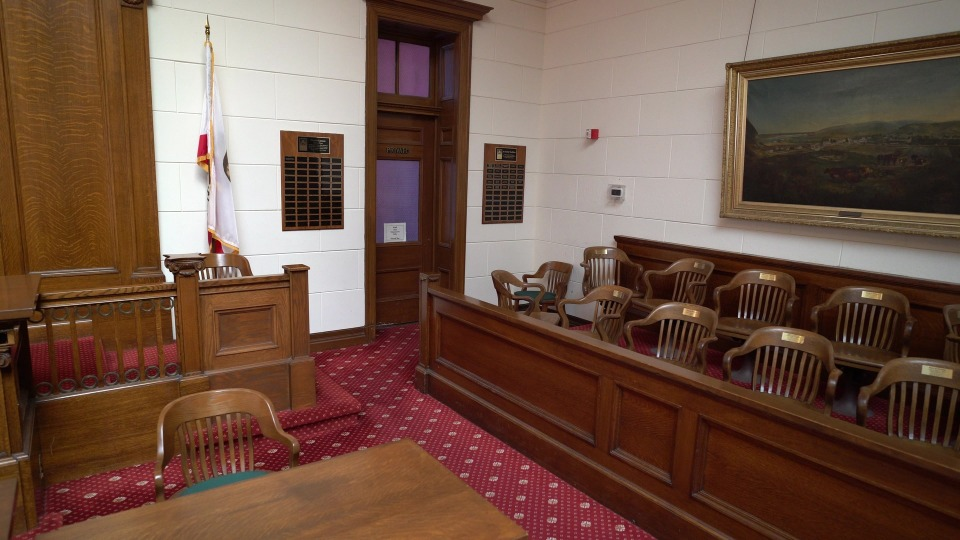
#> input picture data/Q1/im_courtroom_00086_left.jpg, 960 x 540 px
$ python Q1.py
#> lines starting #> are read from the running program, lines starting #| are printed output that depends on the picture; after the words box and inside, x2 and y2 are one past the last pixel; in counts of white or black regions, pixels touching at a corner belong together
### utils.py
import numpy as np


class ShapeError(Exception):
    def __init__(self, x):
        self.x = x

    def __str__(self):
        return self.x


def fundamental_matrix(*args, normalize):
    try:
        x1, x2, npts = process_input_pointpairs(args)
        F = eight_point_algorithm(x1, x2, normalize=normalize)
        return F
    except ShapeError as e:
        print('ShapeError, exception message:', e)
        return None


def process_input_pointpairs(args):
    if len(args) == 2:
        x1 = args[0]
        x2 = args[1]
        if not x1.shape == x2.shape:
            raise ShapeError('the two arguments should have same size')

        if not x1.ndim == 2:
            raise ShapeError('Each input has to be a 2D array')

        npts = max(x1.shape)
        d = min(x1.shape)
        if npts < 8:
            raise ShapeError('At least 8 points are needed to compute the fundamental matrix')

        if d == 2:
            if 2 == x1.shape[0]:  # input is a fat matrix
                x1 = np.r_[x1, np.ones((1, npts))]
                x2 = np.r_[x2, np.ones((1, npts))]
            else:  # input is a tall matrix
                x1 = np.r_[x1.T, np.ones((1, npts))]
                x2 = np.r_[x2.T, np.ones((1, npts))]
        elif d == 3:
            if 3 == x1.shape[1]:  # input is a tall matrix
                x1 = x1.T
                x2 = x2.T
        else:
            raise ShapeError('x1 and x2 must be 2xN or Nx2 or 3xN or Nx3')

    elif len(args) == 1:
        if not args[0].ndim == 2:
            raise ShapeError('Each input has to be a 2D array')
        npts = max(args[0].shape)
        d = min(args[0].shape)
        if npts < 8:
            raise ShapeError('At least 8 points are needed to compute the fundamental matrix')
        if d == 4:
            if 4 == args[0].shape[0]:  # input is a fat matrix
                x1 = np.r_[args[0][0:2], np.ones((1, npts))]
                x2 = np.r_[args[0][2:4], np.ones((1, npts))]
            else:  # input is a tall matrix
                x1 = np.r_[args[0][:, 0:2].T, np.ones((1, npts))]
                x2 = np.r_[args[0][:, 2:4].T, np.ones((1, npts))]
        elif d == 6:
            if 6 == args[0].shape[0]:  # input is a tall matrix
                x1 = args[0][0:3]
                x2 = args[0][3:6]
            else:
                x1 = args[0][:, 0:3].T
                x2 = args[0][:, 3:6].T
        else:
            raise ShapeError('Single argument x must be 4xN or Nx4 or 6xN or Nx6')
    else:
        raise ShapeError('Wrong number of arguments supplied')

    return x1, x2, npts


def eight_point_algorithm(x1, x2, normalize):
    if normalize:
        # perform the normalization (translation and scaling)
        x1, T1 = normalize2dpts(x1)
        x2, T2 = normalize2dpts(x2)

    # assemble the constraint matrix
    A = constraint_matrix(x1, x2)

    # A*vec(F) = 0 implies that the fundamental matrix F can be extracted from
    # singular vector of V corresponding to smallest singular value
    (U, S, V) = np.linalg.svd(A)
    V = V.conj().T
    F = V[:, 8].reshape(3, 3).copy()

    # recall that F should be of rank 2, do the lower-rank approximation by svd
    (U, D, V) = np.linalg.svd(F)
    F = np.dot(np.dot(U, np.diag([D[0], D[1], 0])), V)

    if normalize:
        # denormalize
        F = np.dot(np.dot(T2.T, F), T1)
    return F


def constraint_matrix(x1, x2):
    npts = x1.shape[1]
    # stack column by column
    A = np.c_[
        x2[0] * x1[0], x2[0] * x1[1], x2[0], x2[1] * x1[0], x2[1] * x1[1], x2[1], x1[0], x1[1], np.ones((npts, 1))]
    return A


def normalize2dpts(pts):
    ''' This function translates and scales the input (homogeneous) points
    such that the output points are centered at origin and the mean distance
    from the origin is sqrt(2). As shown in Hartley (1997), this normalization
    process typically improves the condition number of the linear systems used
    for solving homographies, fundamental matrices, etc.

    References:
        Richard Hartley, PAMI 1997
        Peter Kovesi, MATLAB functions for computer vision and image processing,
        http://www.csse.uwa.edu.au/~pk
     '''
    if pts.shape[0] != 3:
        raise ShapeError('pts must be 3xN')

    finiteind = abs(pts[2]) > np.finfo(float).eps
    pts[0, finiteind] = pts[0, finiteind] / pts[2, finiteind]
    pts[1, finiteind] = pts[1, finiteind] / pts[2, finiteind]
    pts[2, finiteind] = 1

    # Centroid of finite points
    c = [np.mean(pts[0, finiteind]), np.mean(pts[1, finiteind])]

    # Shift origin to centroid.
    newp0 = pts[0, finiteind] - c[0]
    newp1 = pts[1, finiteind] - c[1]

    meandist = np.mean(np.sqrt(newp0 ** 2 + newp1 ** 2))

    scale = np.sqrt(2) / meandist
    '''
    T = [scale   0   -scale*c(1)
         0     scale -scale*c(2)
         0       0      1      ];
    '''
    T = np.eye(3)
    T[0][0] = scale
    T[1][1] = scale
    T[0][2] = -scale * c[0]
    T[1][2] = -scale * c[1]
    newpts = np.dot(T, pts)

    return newpts, T


# [10 lines left out: function calc_errors, not called in this run]

### Q1.py
import os
import cv2
import numpy as np
import matplotlib.pyplot as plt
from PIL import Image

from utils import fundamental_matrix
from tabulate import tabulate

ex_1_path = os.path.join('data', 'Q1')
images = [['im_courtroom_00086_left.jpg', 'im_courtroom_00089_right.jpg'],
          ['im_family_00084_left.jpg', 'im_family_00100_right.jpg']]
# pts_left = []
# pts_right = []
POINTS = [[[[207, 13], [279, 130], [309, 268], [408, 438], [377, 243], [419, 272], [483, 144], [587, 128],
           [610, 185], [727, 63]],
           [[265, 1], [313, 91], [389, 198], [536, 281], [385, 182], [446, 199], [458, 96], [541, 82], [562, 127],
           [655, 35]]],
          [[[121, 53], [133, 247], [214, 312], [463, 317], [764, 156], [700, 136], [842, 321], [738, 278], [490, 292]],
           [[577, 37], [59, 247], [112, 309], [353, 343], [226, 163], [203, 155], [738, 427], [721, 322], [591, 308]]]]

POINTS_LEFT = []
POINTS_RIGHT = []

CEND = '\33[0m'
CRED = '\33[31m'
CGREEN = '\33[32m'


# [16 lines left out: function click_event, not called in this run]


def draw_lines(img1, lines, pts1, colors=None):
    """ function to draw the epipolar lines """
    r, c, _ = img1.shape
    c_colors = []
    for idx, (r, pt1) in enumerate(zip(lines, pts1)):
        if colors is None:
            color = tuple(np.random.randint(0, 255, 3).tolist())
            while color in c_colors:
                color = tuple(np.random.randint(0, 255, 3).tolist())
            c_colors.append(color)
        else:
            color = colors[idx]

        x0, y0 = map(int, [0, -r[2] / r[1]])
        x1, y1 = map(int, [c, -(r[2] + r[0] * c) / r[1]])

        img1 = cv2.line(img1, (x0, y0), (x1, y1), color, 1)
        img1 = cv2.circle(img1, tuple(pt1), 5, color, -1)

    return img1, c_colors


# [15 lines left out: function get_coordiantes, not called in this run]


def epipolar_distance(l_pts, r_pts, l_lines, r_lines):
    """ function to calculate the epipolar distance given pair of points and corresponding lines """
    r, c, _ = img_left.shape
    distance = 0

    for l_pt, r_pt, l_line, r_line in zip(l_pts, r_pts, l_lines, r_lines):
        left = np.dot((l_pt[0], l_pt[1], 1), l_line) ** 2 / np.sqrt(l_line[0] ** 2 + l_line[1] ** 2)
        right = np.dot((r_pt[0], r_pt[1], 1), r_line) ** 2 / np.sqrt(r_line[0] ** 2 + r_line[1] ** 2)
        distance += (left + right)

    distance /= len(l_pts)  # TODO maybe average by 2*len
    print(f"\n  Epipolar distance: {distance}")
    return distance


def algebraic_distance(r_pts, l_lines):
    """ function to calculate the algebraic distance given a point and corresponding line """
    distance = 0
    for lp, rl in zip(r_pts, l_lines):
        distance += abs(np.dot((lp[0], lp[1], 1), rl))

    distance /= len(r_pts)
    print(f"\n  Algebraic distance: {distance}\n")
    return distance


if __name__ == '__main__':
    to_normalize = [[True, f'{CGREEN}\nEstimate using normalized 8 point:{CEND}'],
                    [False, f'{CGREEN}\nEstimate using regular 8 point:{CEND}']]
    # SED-norm, Alg-norm, SED-regular, Alg-regular
    for im, p in zip(images, POINTS):
        image_name = im[0].split('_')[1]
        print(image_name)
        distances = []
        for n in to_normalize:

            img_left = cv2.imread(os.path.join(ex_1_path, im[0]))
#> img_left is the input picture: shape (540, 960, 3); mean B, G, R 69.8, 83.8, 112.5
            img_right = cv2.imread(os.path.join(ex_1_path, im[1]))
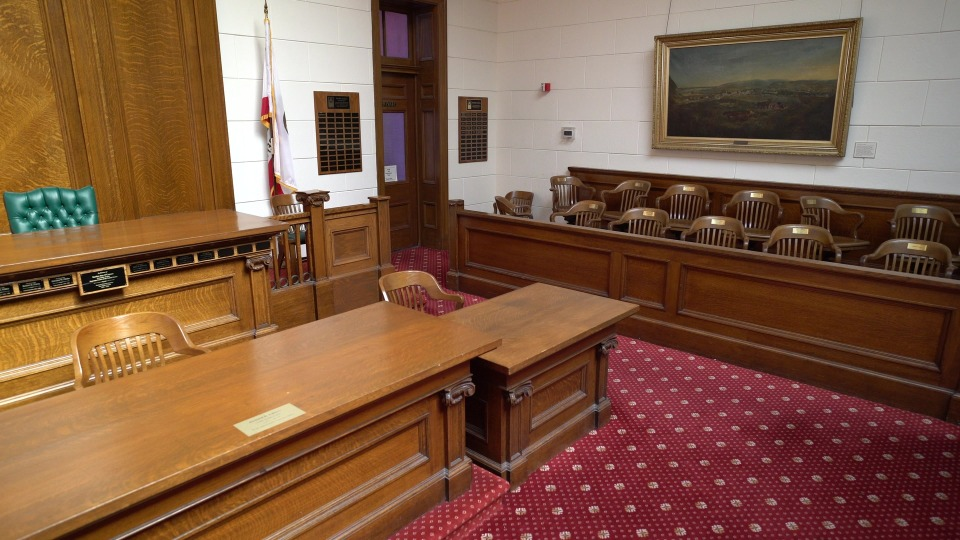
#> input picture data/Q1/im_courtroom_00089_right.jpg, 960 x 540 px
#> img_right is the input picture: shape (540, 960, 3); mean B, G, R 68, 90.8, 128.8

            if not p[0]:
                get_coordiantes(img_left)
                get_coordiantes(img_right)

                pts_left = POINTS_LEFT
                pts_right = POINTS_RIGHT
            else:
                pts_left = p[0]
                pts_right = p[1]

            print("Points left:\n", pts_left)
            print("Points right:\n", pts_right)
            assert len(pts_left) == len(pts_right)

            print(n[1])
            pts_left = np.asarray(pts_left)
            pts_right = np.asarray(pts_right)

            # Compute fundamental matrix using 8 point (normalized or not)
            F = fundamental_matrix(pts_left, pts_right, normalize=n[0])
            # print(F)

            # activate fundamental matrix
            # left lines will be calculated using right image points and plotted on left image, vice versa
            lines_left = []
            lines_right = []
            for pl, pr in zip(pts_left, pts_right):
                lines_right.append(np.dot(F, (pl[0], pl[1], 1)))
                lines_left.append(np.dot(np.transpose(F), (pr[0], pr[1], 1)))  # need transpose

            # draw lines
            img1, colors = draw_lines(img_left, lines_left, pts_left)
#> the loop in draw_lines, `for idx, (r, pt1) in enumerate(zip(lines, pts1)):` made 10 passes
#> pass 1, in draw_lines, `img1 = cv2.circle(img1, tuple(pt1), 5, color, -1)`:
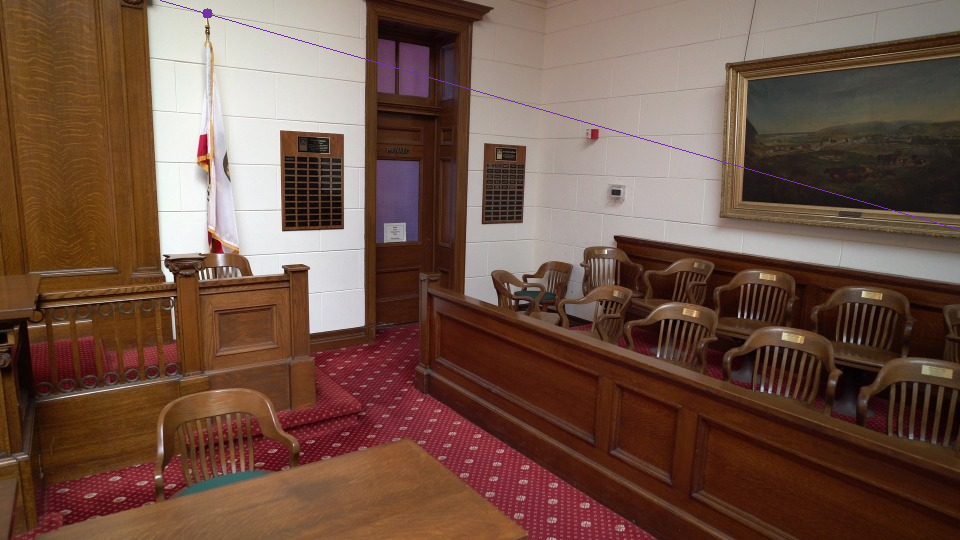
#> img1: shape (540, 960, 3); mean B, G, R 69.9, 83.7, 112.5
#> pass 2, in draw_lines, `img1 = cv2.line(img1, (x0, y0), (x1, y1), color, 1)`:
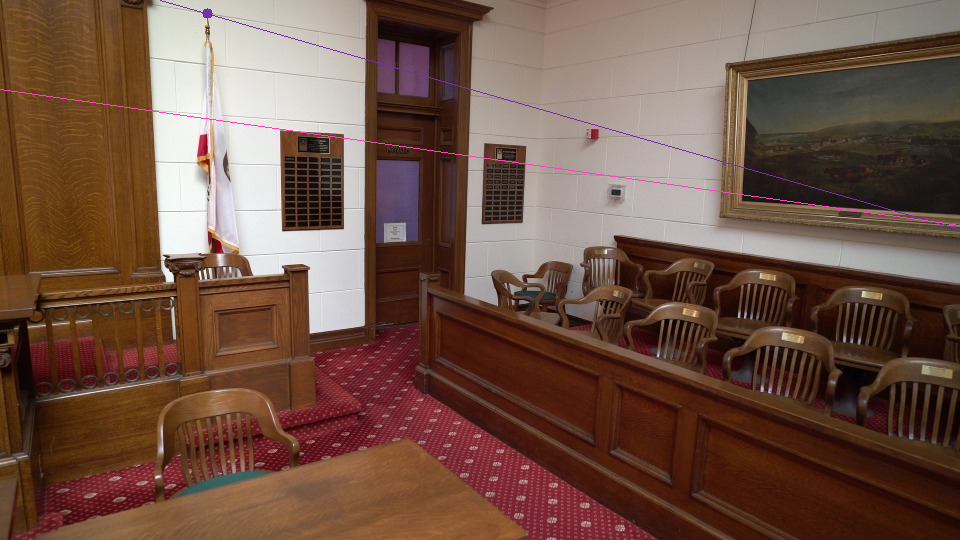
#> img1: shape (540, 960, 3); 0.19% of pixels changed, all inside (x1, y1, x2, y2) = (0, 89, 960, 226)
#> after the loop in draw_lines, `for idx, (r, pt1) in enumerate(zip(lines, pts1)):`:
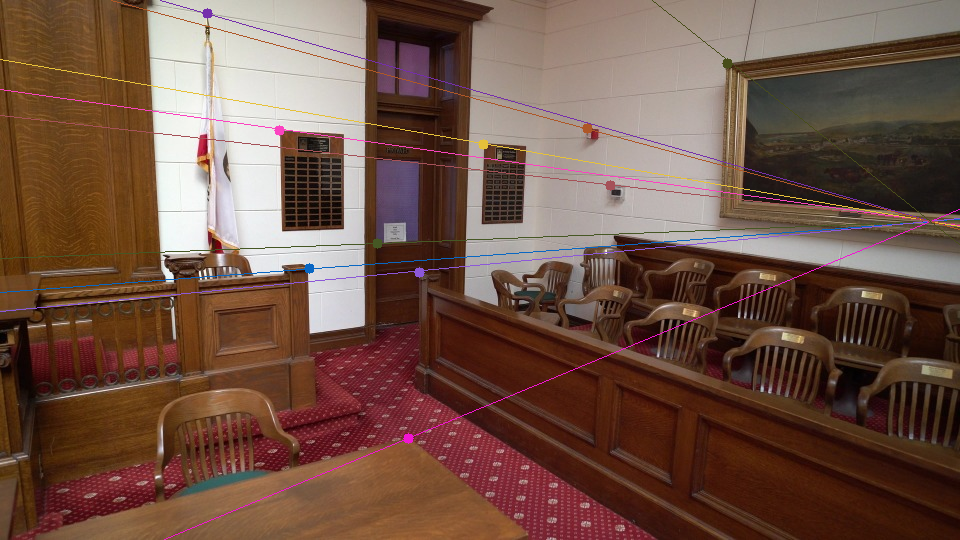
#> img1: shape (540, 960, 3); mean B, G, R 70.3, 83.4, 112.8
#> after the loop in draw_lines, `for idx, (r, pt1) in enumerate(zip(lines, pts1)):`: c_colors = [(172, 47, 117), (192, 67, 251), (195, 103, 9), (211, 21, 242), (36, 87, 70), (216, 88, 140), (58, 193, 230), (39, 87, 174), (88, 81, 165), (25, 77, 72)]
#> colors has the same summary as c_colors in draw_lines
            img2, _ = draw_lines(img_right, lines_right, pts_right, colors)
#> the loop in draw_lines (call 2), `for idx, (r, pt1) in enumerate(zip(lines, pts1)):` made 10 passes
#> (y0, y1) on passes 1 to 8: (-71, 192), (55, 166), (246, 126), (558, 61), (213, 133), (267, 121), (27, 171), (-57, 189)
#> pass 1, in draw_lines (call 2), `img1 = cv2.circle(img1, tuple(pt1), 5, color, -1)`:
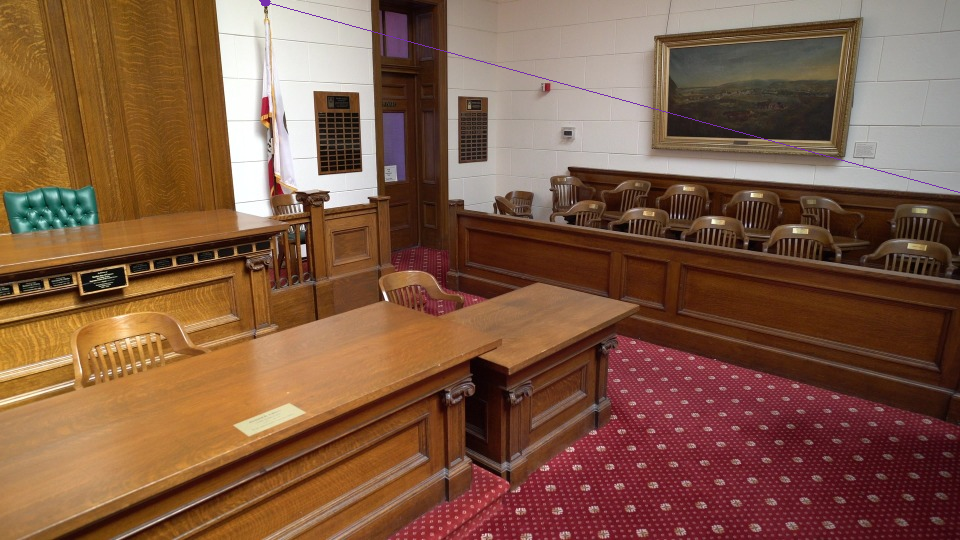
#> img1: shape (540, 960, 3); mean B, G, R 68.1, 90.7, 128.7
#> pass 2, in draw_lines (call 2), `img1 = cv2.line(img1, (x0, y0), (x1, y1), color, 1)`:
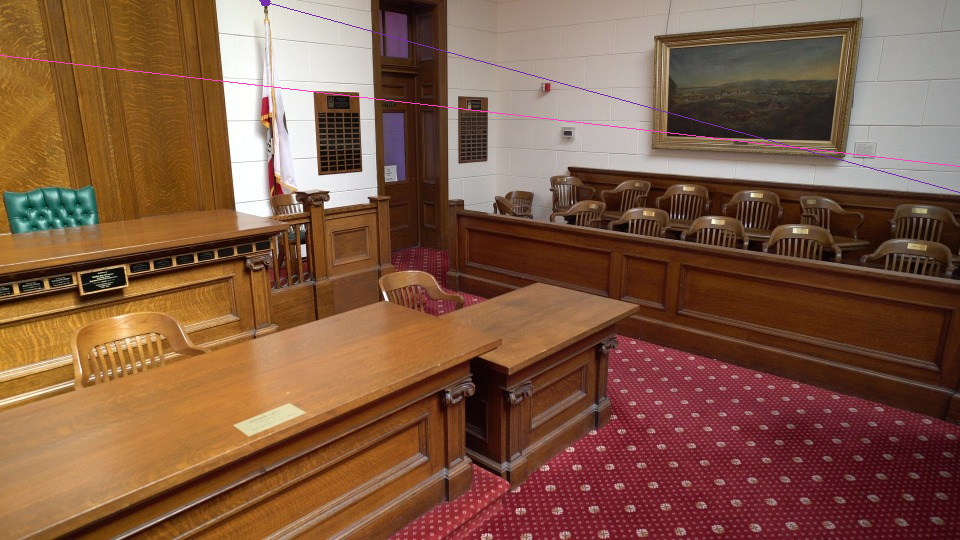
#> img1: shape (540, 960, 3); 0.19% of pixels changed, all inside (x1, y1, x2, y2) = (0, 55, 960, 167)
#> after the loop in draw_lines (call 2), `for idx, (r, pt1) in enumerate(zip(lines, pts1)):`:
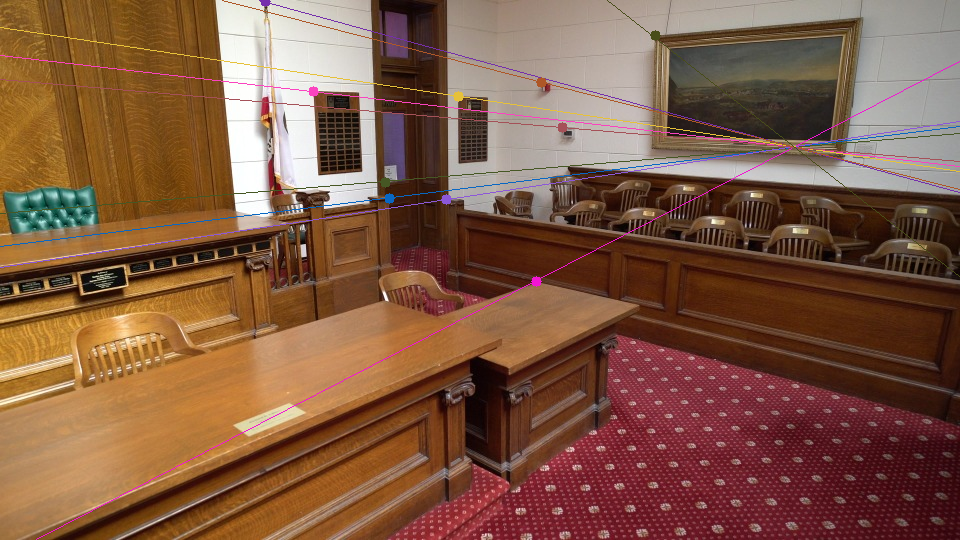
#> img1: shape (540, 960, 3); mean B, G, R 68.4, 90.1, 128.9
#> after the loop in draw_lines (call 2), `for idx, (r, pt1) in enumerate(zip(lines, pts1)):`: c_colors = []

            plt.subplot(121), plt.imshow(img1)
            plt.subplot(122), plt.imshow(img2)
            if n[0]:
                image_name = image_name + 'normalized_8_point' + '.jpeg'
            else:
                image_name = image_name + 'regular_8_point' + '.jpeg'

            img = Image.fromarray(img1)
            img.save('Q1_results/' + image_name, "JPEG")
            plt.show()

            # calc distances
            distances.append(epipolar_distance(pts_left, pts_right, lines_left, lines_right))
            distances.append(algebraic_distance(pts_right, lines_right))

        # print distances table
        print(tabulate([['Normalized 8-point', distances[0], distances[1]], ['Regular 8-point', distances[2], distances[3]]]
                       , headers=['Algorithm', 'Symmetric epipolar distance', 'Algebraic distance']))
